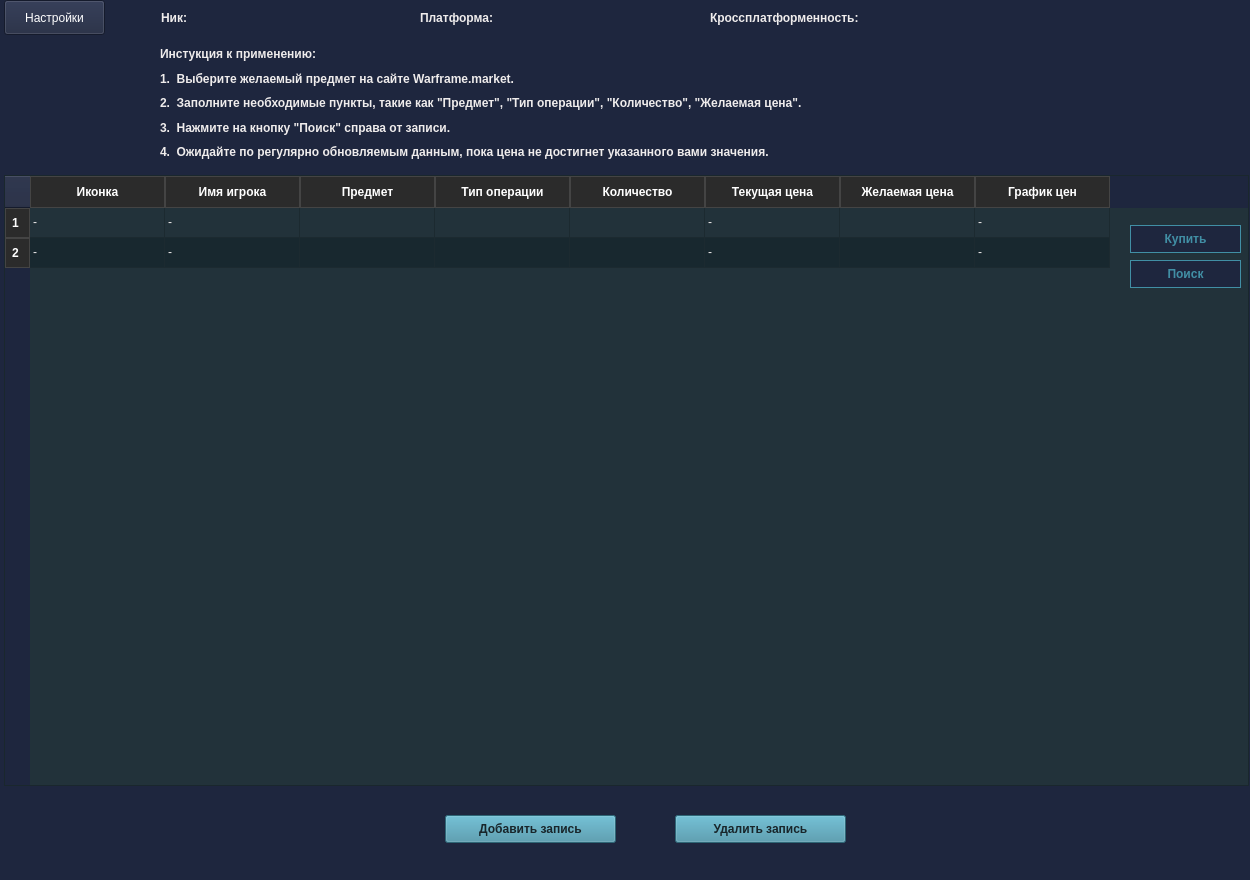
<?xml version="1.0" encoding="UTF-8"?>
<ui version="4.0">
 <class>MainWindow</class>
 <widget class="QMainWindow" name="MainWindow">
  <property name="geometry">
   <rect>
    <x>0</x>
    <y>0</y>
    <width>1250</width>
    <height>880</height>
   </rect>
  </property>
  <property name="sizePolicy">
   <sizepolicy hsizetype="Fixed" vsizetype="Fixed">
    <horstretch>0</horstretch>
    <verstretch>0</verstretch>
   </sizepolicy>
  </property>
  <property name="minimumSize">
   <size>
    <width>1250</width>
    <height>880</height>
   </size>
  </property>
  <property name="maximumSize">
   <size>
    <width>1250</width>
    <height>880</height>
   </size>
  </property>
  <property name="windowTitle">
   <string>WarframeParser</string>
  </property>
  <property name="windowIcon">
   <iconset resource="icons/res-icon.qrc">
    <normaloff>:/icons/warf_parser_mini_imresizer.png</normaloff>:/icons/warf_parser_mini_imresizer.png</iconset>
  </property>
  <property name="styleSheet">
   <string notr="true">background-color: #1e263e;
color: white;
</string>
  </property>
  <widget class="QWidget" name="centralwidget">
   <widget class="QTableWidget" name="marketTable">
    <property name="geometry">
     <rect>
      <x>4</x>
      <y>175</y>
      <width>1245</width>
      <height>611</height>
     </rect>
    </property>
    <property name="focusPolicy">
     <enum>Qt::NoFocus</enum>
    </property>
    <property name="toolTip">
     <string/>
    </property>
    <property name="styleSheet">
     <string notr="true">QHeaderView::section {
    background-color: #2b2b2b; /*шапка таблицы*/
    color: #ffffff;
    padding: 6px;
    border: 1px solid #444;
    font-weight: bold;
}

QHeaderView::section:hover {
    background-color: #3a3a3a; /*подсветка при наведении*/
}

QTableWidget#marketTable {
    alternate-background-color: #18282f; 
    background-color: #22323a;
	color: #efecec;
}

QTableCornerButton::section {
    background-color: #2b2b2b; /* совпадает с фоном заголовков */
    border: 1px solid #444;    /* если нужен контур */
}

QTableWidget::item:selected {
    background-color: transparent;
}

QTableWidget::item:selected:!active {
    background-color: #418fa5;
    color: #18252a;
}

QToolTip {
    background-color: efecec; 
    color: #2b2b2b;
    padding: 5px;
}</string>
    </property>
    <property name="alternatingRowColors">
     <bool>true</bool>
    </property>
    <property name="selectionMode">
     <enum>QAbstractItemView::SingleSelection</enum>
    </property>
    <property name="selectionBehavior">
     <enum>QAbstractItemView::SelectItems</enum>
    </property>
    <property name="wordWrap">
     <bool>true</bool>
    </property>
    <property name="rowCount">
     <number>2</number>
    </property>
    <property name="columnCount">
     <number>8</number>
    </property>
    <attribute name="horizontalHeaderCascadingSectionResizes">
     <bool>true</bool>
    </attribute>
    <attribute name="horizontalHeaderDefaultSectionSize">
     <number>135</number>
    </attribute>
    <row/>
    <row/>
    <column>
     <property name="text">
      <string>Иконка</string>
     </property>
    </column>
    <column>
     <property name="text">
      <string>Имя игрока</string>
     </property>
    </column>
    <column>
     <property name="text">
      <string>Предмет</string>
     </property>
     <property name="toolTip">
      <string>предмет с маркета</string>
     </property>
    </column>
    <column>
     <property name="text">
      <string>Тип операции</string>
     </property>
     <property name="toolTip">
      <string>покупка/продажа</string>
     </property>
    </column>
    <column>
     <property name="text">
      <string>Количество</string>
     </property>
     <property name="toolTip">
      <string>кол-во предметов</string>
     </property>
    </column>
    <column>
     <property name="text">
      <string>Текущая цена</string>
     </property>
    </column>
    <column>
     <property name="text">
      <string>Желаемая цена</string>
     </property>
     <property name="toolTip">
      <string>ожидаемая цена</string>
     </property>
    </column>
    <column>
     <property name="text">
      <string>График цен</string>
     </property>
    </column>
    <item row="0" column="0">
     <property name="text">
      <string>-</string>
     </property>
    </item>
    <item row="0" column="1">
     <property name="text">
      <string>-</string>
     </property>
    </item>
    <item row="0" column="2">
     <property name="text">
      <string/>
     </property>
    </item>
    <item row="0" column="3">
     <property name="text">
      <string/>
     </property>
    </item>
    <item row="0" column="4">
     <property name="text">
      <string/>
     </property>
    </item>
    <item row="0" column="5">
     <property name="text">
      <string>-</string>
     </property>
    </item>
    <item row="0" column="6">
     <property name="text">
      <string/>
     </property>
    </item>
    <item row="0" column="7">
     <property name="text">
      <string>-</string>
     </property>
    </item>
    <item row="1" column="0">
     <property name="text">
      <string>-</string>
     </property>
    </item>
    <item row="1" column="1">
     <property name="text">
      <string>-</string>
     </property>
    </item>
    <item row="1" column="2">
     <property name="text">
      <string/>
     </property>
    </item>
    <item row="1" column="3">
     <property name="text">
      <string/>
     </property>
    </item>
    <item row="1" column="4">
     <property name="text">
      <string/>
     </property>
    </item>
    <item row="1" column="5">
     <property name="text">
      <string>-</string>
     </property>
    </item>
    <item row="1" column="6">
     <property name="text">
      <string/>
     </property>
    </item>
    <item row="1" column="7">
     <property name="text">
      <string>-</string>
     </property>
    </item>
   </widget>
   <widget class="QPushButton" name="add_btn">
    <property name="geometry">
     <rect>
      <x>445</x>
      <y>815</y>
      <width>171</width>
      <height>28</height>
     </rect>
    </property>
    <property name="styleSheet">
     <string notr="true">color: #18252a;
background-color: #418fa5;
font-weight: bold;</string>
    </property>
    <property name="text">
     <string>Добавить запись</string>
    </property>
    <property name="icon">
     <iconset resource="icons/res-icon.qrc">
      <normaloff>:/icons/assignment_add_24dp_E3E3E3_FILL0_wght400_GRAD0_opsz24.svg</normaloff>:/icons/assignment_add_24dp_E3E3E3_FILL0_wght400_GRAD0_opsz24.svg</iconset>
    </property>
   </widget>
   <widget class="QPushButton" name="delete_btn">
    <property name="geometry">
     <rect>
      <x>675</x>
      <y>815</y>
      <width>171</width>
      <height>28</height>
     </rect>
    </property>
    <property name="styleSheet">
     <string notr="true">color: #18252a;
background-color: #418fa5;
font-weight: bold;</string>
    </property>
    <property name="text">
     <string>Удалить запись</string>
    </property>
    <property name="icon">
     <iconset resource="icons/res-icon.qrc">
      <normaloff>:/icons/delete_24dp_E3E3E3_FILL0_wght400_GRAD0_opsz24.svg</normaloff>:/icons/delete_24dp_E3E3E3_FILL0_wght400_GRAD0_opsz24.svg</iconset>
    </property>
   </widget>
   <widget class="QPushButton" name="buy_btn">
    <property name="geometry">
     <rect>
      <x>1130</x>
      <y>225</y>
      <width>111</width>
      <height>28</height>
     </rect>
    </property>
    <property name="styleSheet">
     <string notr="true">QPushButton {
color: #418fa5;
border: 1px solid #418fa5;
font-weight: bold;
}

QPushButton:hover {
	background-color: #51cdd5;
	color: #171e21;
}

</string>
    </property>
    <property name="text">
     <string>Купить</string>
    </property>
    <property name="icon">
     <iconset resource="icons/res-icon.qrc">
      <normaloff>:/icons/markdown_paste_24dp_E3E3E3_FILL0_wght400_GRAD0_opsz24.svg</normaloff>:/icons/markdown_paste_24dp_E3E3E3_FILL0_wght400_GRAD0_opsz24.svg</iconset>
    </property>
   </widget>
   <widget class="QPushButton" name="buy_btn_2">
    <property name="geometry">
     <rect>
      <x>1130</x>
      <y>260</y>
      <width>111</width>
      <height>28</height>
     </rect>
    </property>
    <property name="styleSheet">
     <string notr="true">QPushButton {
color: #418fa5;
border: 1px solid #418fa5;
font-weight: bold;
}

QPushButton:hover {
	background-color: #51cdd5;
	color: #171e21;
}</string>
    </property>
    <property name="text">
     <string>Поиск</string>
    </property>
    <property name="icon">
     <iconset resource="icons/res-icon.qrc">
      <normaloff>:/icons/search_24dp_E3E3E3_FILL0_wght400_GRAD0_opsz24.svg</normaloff>:/icons/search_24dp_E3E3E3_FILL0_wght400_GRAD0_opsz24.svg</iconset>
    </property>
   </widget>
   <widget class="QWidget" name="layoutWidget">
    <property name="geometry">
     <rect>
      <x>160</x>
      <y>0</y>
      <width>801</width>
      <height>171</height>
     </rect>
    </property>
    <layout class="QHBoxLayout" name="horizontalLayout">
     <property name="topMargin">
      <number>45</number>
     </property>
     <property name="bottomMargin">
      <number>10</number>
     </property>
     <item>
      <layout class="QVBoxLayout" name="verticalLayout">
       <property name="rightMargin">
        <number>5</number>
       </property>
       <item>
        <widget class="QLabel" name="label">
         <property name="styleSheet">
          <string notr="true">color: #efecec;
font-weight: bold;</string>
         </property>
         <property name="text">
          <string>Инстукция к применению: </string>
         </property>
        </widget>
       </item>
       <item>
        <widget class="QLabel" name="label_2">
         <property name="styleSheet">
          <string notr="true">color: #efecec;
font-weight: bold;</string>
         </property>
         <property name="text">
          <string>1.  Выберите желаемый предмет на сайте Warframe.market.</string>
         </property>
        </widget>
       </item>
       <item>
        <widget class="QLabel" name="label_3">
         <property name="styleSheet">
          <string notr="true">color: #efecec;
font-weight: bold;</string>
         </property>
         <property name="text">
          <string>2.  Заполните необходимые пункты, такие как &quot;Предмет&quot;, &quot;Тип операции&quot;, &quot;Количество&quot;, &quot;Желаемая цена&quot;.</string>
         </property>
        </widget>
       </item>
       <item>
        <widget class="QLabel" name="label_4">
         <property name="styleSheet">
          <string notr="true">color: #efecec;
font-weight: bold;</string>
         </property>
         <property name="text">
          <string>3.  Нажмите на кнопку &quot;Поиск&quot; справа от записи.</string>
         </property>
        </widget>
       </item>
       <item>
        <widget class="QLabel" name="label_5">
         <property name="styleSheet">
          <string notr="true">color: #efecec;
font-weight: bold;</string>
         </property>
         <property name="text">
          <string>4.  Ожидайте по регулярно обновляемым данным, пока цена не достигнет указанного вами значения.</string>
         </property>
        </widget>
       </item>
      </layout>
     </item>
    </layout>
   </widget>
   <widget class="QLabel" name="market_logo_label">
    <property name="geometry">
     <rect>
      <x>965</x>
      <y>60</y>
      <width>270</width>
      <height>71</height>
     </rect>
    </property>
    <property name="text">
     <string>&lt;a href=&quot;https://warframe.market/&quot;&gt;
    &lt;img src=&quot;:/icons/wf_market_logo.png&quot;&gt;
&lt;/a&gt;</string>
    </property>
    <property name="margin">
     <number>0</number>
    </property>
    <property name="openExternalLinks">
     <bool>true</bool>
    </property>
   </widget>
   <widget class="QLabel" name="logo_label">
    <property name="enabled">
     <bool>true</bool>
    </property>
    <property name="geometry">
     <rect>
      <x>4</x>
      <y>52</y>
      <width>151</width>
      <height>110</height>
     </rect>
    </property>
    <property name="text">
     <string>&lt;html&gt;&lt;head/&gt;&lt;body&gt;&lt;p&gt;&lt;img src=&quot;:/icons/warf_parser_ic_big_imresizer.png&quot;/&gt;&lt;/p&gt;&lt;/body&gt;&lt;/html&gt;</string>
    </property>
   </widget>
   <widget class="QPushButton" name="settings_btn">
    <property name="geometry">
     <rect>
      <x>4</x>
      <y>0</y>
      <width>101</width>
      <height>35</height>
     </rect>
    </property>
    <property name="text">
     <string>Настройки</string>
    </property>
    <property name="icon">
     <iconset resource="icons/res-icon.qrc">
      <normaloff>:/icons/settings_24dp_E3E3E3_FILL0_wght400_GRAD0_opsz24.svg</normaloff>:/icons/settings_24dp_E3E3E3_FILL0_wght400_GRAD0_opsz24.svg</iconset>
    </property>
   </widget>
   <widget class="QLabel" name="lbl_name">
    <property name="geometry">
     <rect>
      <x>161</x>
      <y>0</y>
      <width>55</width>
      <height>35</height>
     </rect>
    </property>
    <property name="styleSheet">
     <string notr="true">color: #efecec;
font-weight: bold;</string>
    </property>
    <property name="text">
     <string>Ник:</string>
    </property>
   </widget>
   <widget class="QLabel" name="lbl_current_name">
    <property name="geometry">
     <rect>
      <x>222</x>
      <y>0</y>
      <width>131</width>
      <height>35</height>
     </rect>
    </property>
    <property name="styleSheet">
     <string notr="true">color: #efecec;
font-weight: bold;</string>
    </property>
    <property name="text">
     <string> </string>
    </property>
   </widget>
   <widget class="QLabel" name="lbl_platform">
    <property name="geometry">
     <rect>
      <x>420</x>
      <y>0</y>
      <width>91</width>
      <height>35</height>
     </rect>
    </property>
    <property name="styleSheet">
     <string notr="true">color: #efecec;
font-weight: bold;</string>
    </property>
    <property name="text">
     <string>Платформа:</string>
    </property>
   </widget>
   <widget class="QLabel" name="lbl_current_platform">
    <property name="geometry">
     <rect>
      <x>520</x>
      <y>0</y>
      <width>101</width>
      <height>35</height>
     </rect>
    </property>
    <property name="styleSheet">
     <string notr="true">color: #efecec;
font-weight: bold;</string>
    </property>
    <property name="text">
     <string> </string>
    </property>
   </widget>
   <widget class="QLabel" name="lbl_crossplat">
    <property name="geometry">
     <rect>
      <x>710</x>
      <y>0</y>
      <width>171</width>
      <height>35</height>
     </rect>
    </property>
    <property name="styleSheet">
     <string notr="true">color: #efecec;
font-weight: bold;</string>
    </property>
    <property name="text">
     <string>Кроссплатформенность:</string>
    </property>
   </widget>
   <widget class="QLabel" name="lbl_current_crossplat">
    <property name="geometry">
     <rect>
      <x>887</x>
      <y>0</y>
      <width>71</width>
      <height>35</height>
     </rect>
    </property>
    <property name="styleSheet">
     <string notr="true">color: #efecec;
font-weight: bold;</string>
    </property>
    <property name="text">
     <string> </string>
    </property>
   </widget>
  </widget>
  <action name="actionactionSettings">
   <property name="text">
    <string>actionSettings</string>
   </property>
  </action>
 </widget>
 <resources>
  <include location="icons/res-icon.qrc"/>
 </resources>
 <connections/>
</ui>
